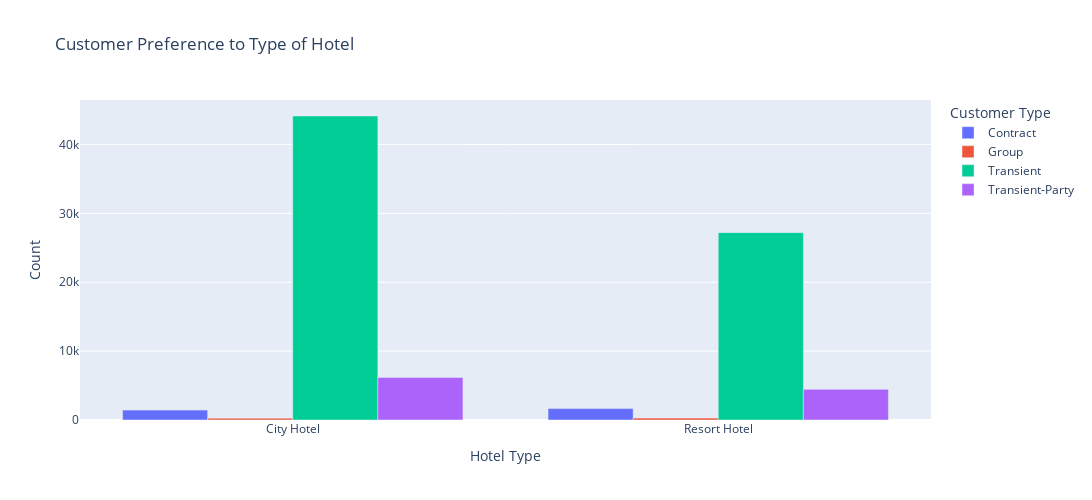

The code cell stored with this chart in its notebook:
### Code cell
# Plot bar graphs
fig = px.bar(customer_type, x='Hotel Type', y='Count', color='Customer Type',
             title='Customer Preference to Type of Hotel', labels={'value': 'Total'},
             barmode = 'group'
             )


# Update layout to vary length and width
fig.update_layout(
    width=1100,  # Set the width of the entire plot
    height=500,  # Set the height of the entire plot
    bargap=0.2,  # Set the gap between bars
)


fig.show()

### Figure 1 — Plotly figure (JSON) as saved in the notebook; plotly's stock layout.template omitted (floating-point values rounded to 4 significant figures)
{"data": [{"alignmentgroup": "True", "hovertemplate": "Customer Type=Contract<br>Hotel Type=%{x}<br>Count=%{y}<extra></extra>", "legendgroup": "Contract", "marker": {"color": "#636efa", "pattern": {"shape": ""}}, "name": "Contract", "offsetgroup": "Contract", "orientation": "v", "showlegend": true, "textposition": "auto", "type": "bar", "x": ["City Hotel", "Resort Hotel"], "xaxis": "x", "y": [1438, 1658], "yaxis": "y"}, {"alignmentgroup": "True", "hovertemplate": "Customer Type=Group<br>Hotel Type=%{x}<br>Count=%{y}<extra></extra>", "legendgroup": "Group", "marker": {"color": "#EF553B", "pattern": {"shape": ""}}, "name": "Group", "offsetgroup": "Group", "orientation": "v", "showlegend": true, "textposition": "auto", "type": "bar", "x": ["City Hotel", "Resort Hotel"], "xaxis": "x", "y": [270, 273], "yaxis": "y"}, {"alignmentgroup": "True", "hovertemplate": "Customer Type=Transient<br>Hotel Type=%{x}<br>Count=%{y}<extra></extra>", "legendgroup": "Transient", "marker": {"color": "#00cc96", "pattern": {"shape": ""}}, "name": "Transient", "offsetgroup": "Transient", "orientation": "v", "showlegend": true, "textposition": "auto", "type": "bar", "x": ["City Hotel", "Resort Hotel"], "xaxis": "x", "y": [44143, 27206], "yaxis": "y"}, {"alignmentgroup": "True", "hovertemplate": "Customer Type=Transient-Party<br>Hotel Type=%{x}<br>Count=%{y}<extra></extra>", "legendgroup": "Transient-Party", "marker": {"color": "#ab63fa", "pattern": {"shape": ""}}, "name": "Transient-Party", "offsetgroup": "Transient-Party", "orientation": "v", "showlegend": true, "textposition": "auto", "type": "bar", "x": ["City Hotel", "Resort Hotel"], "xaxis": "x", "y": [6162, 4448], "yaxis": "y"}], "layout": {"bargap": 0.2, "barmode": "group", "height": 500, "legend": {"title": {"text": "Customer Type"}, "tracegroupgap": 0}, "title": {"text": "Customer Preference to Type of Hotel"}, "width": 1100, "xaxis": {"anchor": "y", "autorange": true, "domain": [0, 1], "range": [-0.5, 1.5], "title": {"text": "Hotel Type"}, "type": "category"}, "yaxis": {"anchor": "x", "autorange": true, "domain": [0, 1], "range": [0, 46470.0], "title": {"text": "Count"}, "type": "linear"}}}
